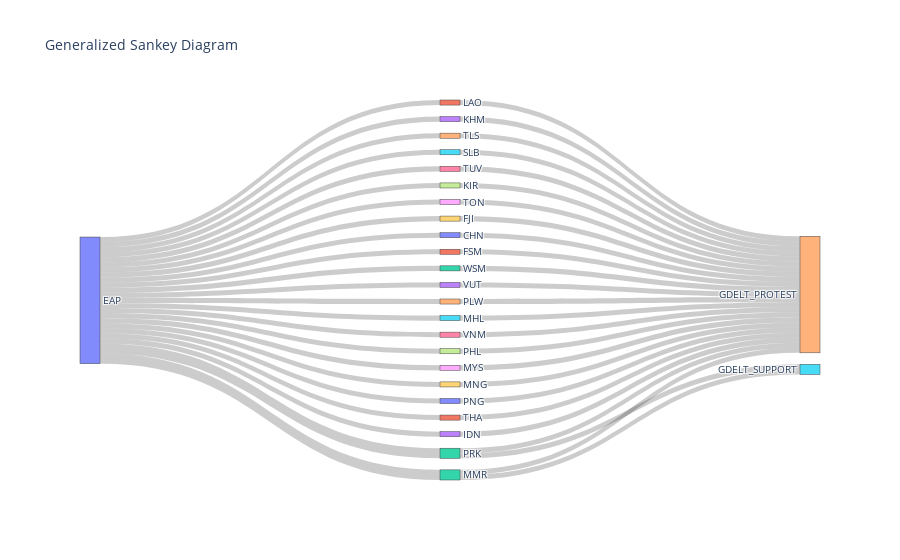

Notebook code for this chart:
### Markdown cell above
### Plotting result on graph

### Code cell
from matplotlib import pyplot as plt
import pandas as pd
from langchain.prompts import ChatPromptTemplate
from langchain.chat_models import ChatOpenAI  
import plotly.graph_objects as go

prompt = ChatPromptTemplate.from_messages([
    ("system", 
     "You are a helpful data assistant. Based on the user's query and DataFrame column names, "
     "return which column should be on the X-axis, which on the Y-axis, and what type of plot to use. "
     "Use the exact column names from the dataframe."
     "Supported plots: bar, line, scatter, sankey, pie.\n"
     "Output strictly in the format: x=column_name, y=column_name, type=plot_type"),
    ("human", f"The DataFrame columns are: {list(df.columns)}.\nQuery: '{query}'")
])

title_prompt = ChatPromptTemplate.from_messages([
    ("system", 
     "You are a helpful assistant that creates concise and clear titles for data visualizations. "
     "Given a user query, return a short and informative plot title."),
    ("human", f"User query: {query}")
])

title_response = llm.invoke(title_prompt.format())
plot_title = title_response.content.strip()
print("Generated title:", plot_title)

response = llm.invoke(prompt.format())
print("Gemini response:", response.content)

# Step 2: Parse Gemini Response
x_col_raw, y_col_raw, plot_type = None, None, None
try:
    for part in response.content.split(','):
        part = part.strip()
        if part.lower().startswith('x='):
            x_col_raw = part.split('=')[1].strip()
        elif part.lower().startswith('y='):
            y_col_raw = part.split('=')[1].strip()
        elif part.lower().startswith('type='):
            plot_type = part.split('=')[1].strip().lower()
except Exception as e:
    raise ValueError("Unable to parse Gemini response") from e

# Step 3: Match column case from DataFrame
def match_column(name, columns):
    for col in columns:
        if col.lower() == name.lower():
            return col
    return None

x_col = match_column(x_col_raw, df.columns)
y_col = match_column(y_col_raw, df.columns)

if x_col is None or y_col is None:
    raise ValueError(f"Columns '{x_col_raw}' or '{y_col_raw}' not found in DataFrame.")




import numpy as np
from scipy.stats import skew, kurtosis
# Step 3.5: Optional log transform for X-axis based on distribution
log_x = False
try:
    x_vals = df[x_col].dropna()

    # Check: Is column numeric and not datetime?
    if pd.api.types.is_numeric_dtype(x_vals) and not pd.api.types.is_datetime64_any_dtype(df[x_col]):
        min_val = x_vals.min()
        max_val = x_vals.max()
        variation_ratio = max_val / min_val if min_val > 0 else np.inf
        skewness = abs(skew(x_vals))
        excess_kurtosis = abs(kurtosis(x_vals))

        print(f"📊 Variation ratio: {variation_ratio:.2f}, Skew: {skewness:.2f}, Kurtosis: {excess_kurtosis:.2f}")

        if min_val <= 0:
            print(f"⚠️ Skipping log10: {x_col} contains zero or negative values.")
        elif np.isfinite(variation_ratio) and (variation_ratio > 1000 or skewness > 1.5 or excess_kurtosis > 3):
            df = df.copy()  # avoid overwriting original df
            df[x_col] = np.log10(x_vals)
            log_x = True
            print(f"✅ Applied log10 to X-axis: {x_col}")
        else:
            print("ℹ️ Log transformation not required based on distribution.")
    else:
        print(f"🚫 Skipped log10: {x_col} is not numeric or is a datetime column.")

except Exception as e:
    print(f"⚠️ Error while checking/applying log transform on '{x_col}': {e}")

# Step 4: Plot
def xlabel():
    return f"log10({x_col})" if log_x else x_col

# If datetime-like column, convert safely before plotting
if pd.api.types.is_datetime64_any_dtype(df[x_col]) or 'date' in x_col.lower() or 'year' in x_col.lower():
    try:
        df[x_col] = pd.to_datetime(df[x_col], errors='coerce')
        df = df.dropna(subset=[x_col])
        print(f"🕒 Converted {x_col} to datetime.")
    except Exception as e:
        print("⚠️ Date conversion failed:", e)

if plot_type == "bar":
    plt.figure(figsize=(8, 6))
    plt.bar(df[x_col], df[y_col], color="skyblue")
    plt.xlabel(xlabel())
    plt.ylabel(y_col)
    plt.title(plot_title)
    plt.xticks(rotation=15)
    plt.tight_layout()
    plt.show()

elif plot_type == "line":
    plt.figure(figsize=(8, 6))
    plt.plot(df[x_col], df[y_col], marker='o')
    plt.xlabel(xlabel())
    plt.ylabel(y_col)
    plt.title(plot_title)
    plt.xticks(rotation=15)
    plt.tight_layout()
    plt.show()

elif plot_type == "scatter":
    plt.figure(figsize=(8, 6))
    plt.scatter(df[x_col], df[y_col], color='green')
    plt.xlabel(xlabel())
    plt.ylabel(y_col)
    plt.title(plot_title)
    plt.xticks(rotation=15)
    plt.tight_layout()
    plt.show()

elif plot_type == "pie":
    pie_df = df[[x_col, y_col]].dropna()
    if pie_df[y_col].sum() <= 0:
        print("⚠️ Pie chart values invalid.")
    else:
        plt.figure(figsize=(8, 6))
        plt.pie(pie_df[y_col], labels=pie_df[x_col], autopct='%1.1f%%', startangle=140)
        plt.title(plot_title)
        plt.axis('equal')
        plt.tight_layout()
        plt.show()

elif plot_type == "sankey":
    categorical_cols = [
        col for col in df.columns
        if df[col].dtype == object or pd.api.types.is_categorical_dtype(df[col])
    ]
    numeric_cols = [col for col in df.columns if pd.api.types.is_numeric_dtype(df[col])]
    if not numeric_cols:
        print("ℹ️ No numeric column found. Using dummy values.")
        df["__value__"] = 1
        numeric_cols = ["__value__"]

    value_col = numeric_cols[0]
    while len(categorical_cols) < 2:
        df[f'Dummy_{len(categorical_cols)}'] = 'All'
        categorical_cols.append(f'Dummy_{len(categorical_cols)}')

    flow_cols = categorical_cols[:5]
    df = df.dropna(subset=flow_cols + [value_col])

    all_labels, label_map, index_counter, links = [], {}, 0, []
    for col in flow_cols:
        for val in df[col].unique():
            if val not in label_map:
                label_map[val] = index_counter
                all_labels.append(val)
                index_counter += 1

    for i in range(len(flow_cols) - 1):
        grouped = df.groupby([flow_cols[i], flow_cols[i+1]])[value_col].sum().reset_index()
        for _, row in grouped.iterrows():
            links.append({
                'source': label_map[row[flow_cols[i]]],
                'target': label_map[row[flow_cols[i+1]]],
                'value': row[value_col]
            })

    fig = go.Figure(data=[go.Sankey(
        node=dict(label=all_labels, pad=15, thickness=20),
        link=dict(
            source=[l['source'] for l in links],
            target=[l['target'] for l in links],
            value=[l['value'] for l in links]
        )
    )])
    fig.update_layout(title_text="Generalized Sankey Diagram", font_size=10)
    fig.show()

else:
    print(f"❌ Unsupported plot type: {plot_type}")

### Figure 1 — Plotly figure (JSON) as saved in the notebook; plotly's stock layout.template omitted (floating-point values rounded to 4 significant figures)
{"data": [{"link": {"source": [0, 0, 0, 0, 0, 0, 0, 0, 0, 0, 0, 0, 0, 0, 0, 0, 0, 0, 0, 0, 0, 0, 0, 10, 9, 11, 23, 3, 7, 1, 15, 22, 22, 19, 18, 17, 14, 20, 2, 2, 5, 21, 4, 8, 6, 16, 13, 12], "target": [10, 9, 11, 23, 3, 7, 1, 15, 22, 19, 18, 17, 14, 20, 2, 5, 21, 4, 8, 6, 16, 13, 12, 24, 24, 24, 24, 24, 24, 24, 24, 24, 25, 24, 24, 24, 24, 24, 24, 25, 24, 24, 24, 24, 24, 24, 24, 24], "value": [435, 435, 435, 435, 435, 435, 435, 435, 870, 435, 435, 435, 435, 435, 870, 435, 435, 435, 435, 435, 435, 435, 435, 435, 435, 435, 435, 435, 435, 435, 435, 435, 435, 435, 435, 435, 435, 435, 435, 435, 435, 435, 435, 435, 435, 435, 435, 435]}, "node": {"label": ["EAP", "LAO", "PRK", "KHM", "TLS", "SLB", "TUV", "KIR", "TON", "FJI", "CHN", "FSM", "WSM", "VUT", "PLW", "MHL", "VNM", "PHL", "MYS", "MNG", "PNG", "THA", "MMR", "IDN", "GDELT_PROTEST", "GDELT_SUPPORT"], "pad": 15, "thickness": 20}, "type": "sankey"}], "layout": {"font": {"size": 10}, "title": {"text": "Generalized Sankey Diagram"}}}
